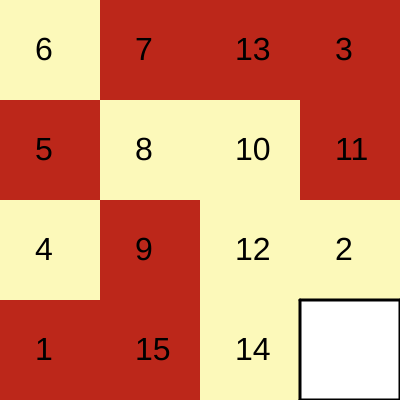
Frame 1 (no input)
Frame 60 (no input): identical to frame 1, image omitted
Frame 120 (the mouse pressed at the canvas centre since frame 60): identical to frame 1, image omitted

The p5.js sketch that drew this single still picture (run headless with seeded random() and noise() and a simulated clock; from frame 60 on, the mouse is pressed at the canvas centre):

// p5.js sketch
// ── sketch.js
const ROWS = 4;
const COLS = 4;
const SQUARE_SIZE = 100;
const SIZE = ROWS*COLS-1;
var grid = [];
var finalGrid = [];

function randomize() 
{
    for (var i = SIZE-1; i >= 0; i--) 
    {
        var j = Math.floor(Math.random() * (i + 1));
        while(j==SIZE+1) j = Math.floor(Math.random() * (i + 1));
        var x = grid[i].value;
        grid[i].value = grid[j].value;
        grid[j].value = x;
    }
}
/**
Number of inversions must be an even number for a 'solvable' game
*/
function numInversions()
{
    var inversions = 0;
    for(var i=0;i<SIZE-1;i++)
    {
        for(var j=i+1;j<=SIZE-1;j++)
        {
            if(grid[i].value>grid[j].value)
            {
                inversions = inversions+1;
            }
        }
        
    }
    return inversions%2===0;
}
/**
Dummy function to generate a solvable random game. 
*/
function generateGameConfiguration()
{
    for(var i=0;i<ROWS;i++)
    {
        for(var j=0;j<COLS;j++)
        {
            //x,y,valor
            var cell = new Cell(j,i,i*ROWS+j+1);
            grid.push(cell);
            
        }
    }
    randomize();
    var validSolution = numInversions();
    while(!validSolution){
        randomize();
        validSolution = numInversions();
    }
}
function pos(x,y)
{
    return (x*ROWS+y);
}
function setup()
{
    createCanvas(ROWS*SQUARE_SIZE,COLS*SQUARE_SIZE);
    generateGameConfiguration();    
}
function draw()
{
    //background(0);
    for(var i=0;i<=SIZE;i++)
    {
        grid[i].show();
        //finalGrid[i].show();
    }
        
}
function swap(a,b)
{
    var tmp = grid[a].value;
    grid[a].value = grid[b].value;
    grid[b].value = tmp;
}
function down(x)
{
    return x+COLS;
}
function up(x)
{
    return x-COLS;
}
function left(x)
{
    return x-1;
}
function right(x)
{
    return x+1;
}
/**
Check all 4 neighbors of a clicked square to find the blank cell, then swap these two cells. 
*/
function mouseClicked() 
{
   
    var xIndex = Math.floor(mouseX/100);
    var yIndex = Math.floor(mouseY/100);
    var gridIndex = yIndex*ROWS+xIndex;
    //console.log(grid[gridIndex].value);
    if(down(gridIndex)<=SIZE && down(gridIndex)>=0)
    {
        if(grid[down(gridIndex)].isBlank())
        {
            swap(gridIndex,down(gridIndex));
            
        }
    }
    if(up(gridIndex)<=SIZE && up(gridIndex)>=0)
    {
        if(grid[up(gridIndex)].isBlank())
        {
            swap(gridIndex,up(gridIndex));
            
        }
        
    }
    if(left(gridIndex)<=SIZE && left(gridIndex)>=0)
    {
        if(grid[left(gridIndex)].isBlank())
        {
            swap(gridIndex,left(gridIndex));
            
        }
        
    }
    if(right(gridIndex)<=SIZE && right(gridIndex)>=0)
    {
        if(grid[right(gridIndex)].isBlank())
        {
            swap(gridIndex,right(gridIndex));
            
        }
        
    }
}
// ── Cell.js
function Cell(i,j,value){
    this.x = i;
    this.y = j;
    this.value = value;
           
    this.show = function() {
        var x = this.x*SQUARE_SIZE;
        var y = this.y*SQUARE_SIZE;
        noStroke();
        
        if(!this.isBlank())
        {
            if(this.value %2==0)
            {
                fill(252, 249, 186);
            }
            else
            {
                fill(188, 39, 26);
            }
            rect(x,y,SQUARE_SIZE,SQUARE_SIZE);
            fill(0, 0, 0);
            textSize(32);
            text(this.value.toString(),x+SQUARE_SIZE/2-15, y+SQUARE_SIZE/2+10);            
        }
        else
        {
            fill(255, 255, 255);
            rect(x,y,SQUARE_SIZE,SQUARE_SIZE);
            stroke(0);
            strokeWeight(3);
            line(x    , y    , x + SQUARE_SIZE, y);
            line(x + SQUARE_SIZE, y    , x + SQUARE_SIZE, y + SQUARE_SIZE);
            line(x + SQUARE_SIZE, y +SQUARE_SIZE, x    , y + SQUARE_SIZE);
            line(x    , y + SQUARE_SIZE, x    , y);
            noStroke();
        }
        
        
    }
    this.isBlank = function(){
        return this.value == SIZE+1;
    }
}
